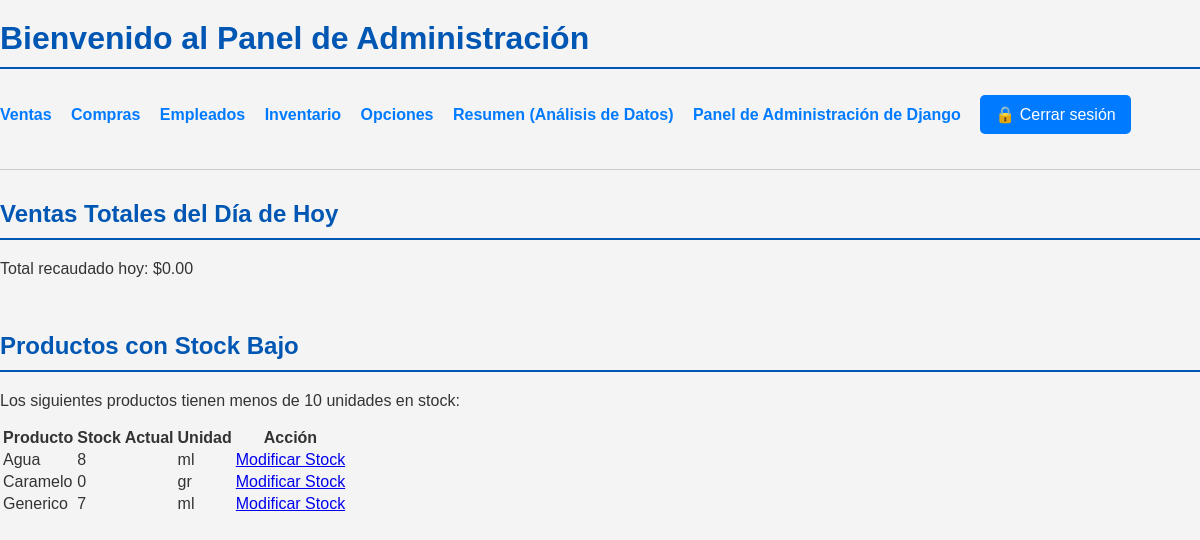
Page /admin-panel/ (signed in) on the committed database.
### gestion/models.py (models this page shows, shortened)
class Producto(models.Model):
    nombre = models.CharField(max_length=100)
    precio = models.DecimalField(max_digits=10, decimal_places=2)
    stock = models.IntegerField(default=0)
    cantidad_medida = models.IntegerField()
    unidad_medida = models.CharField(max_length=45)

### gestion/views.py (the view)
# urls.py: path('admin-panel/', views.panel_admin, name='panel_admin'),
@login_required
@user_passes_test(es_admin)
def panel_admin(request):
    productos_bajo_stock = Producto.objects.filter(stock__lt=10).order_by('nombre')
    today = timezone.localdate()
    ventas_hoy_admin = Factura.objects.filter(fecha_emision=today, anulado=False).aggregate(total_dia=Sum('total'))['total_dia'] or Decimal('0.00')
    context = {
        'productos_bajo_stock': productos_bajo_stock,
        'ventas_hoy_admin': ventas_hoy_admin,
    }
    return render(request, 'gestion/panel_admin.html', context)

### gestion/views.py (called while the page is built)
def es_admin(user):
    return user.is_superuser or user.groups.filter(name='Administrador').exists()

### gestion/templates/gestion/panel_admin.html (shortened to what this page needs)
{% load static %}
<!DOCTYPE html>
<html lang="es">
<head>
    <link rel="stylesheet" href="{% static 'css/style.css' %}">
</head>
<body>
    <h1>Bienvenido al Panel de Administración</h1>
    <ul>
        <li><a href="{% url 'ventas_panel' %}">Ventas</a></li>
        <li><a href="{% url 'compras_panel' %}">Compras</a></li>
        <li><a href="{% url 'empleados_panel' %}">Empleados</a></li>
        <li><a href="{% url 'inventario_panel' %}">Inventario</a></li>
        <li><a href="{% url 'opciones_panel' %}">Opciones</a></li>
        <li><a href="http://localhost:8501" target="_blank">Resumen (Análisis de Datos)</a></li>
        <li><a href="{% url 'admin:index' %}" target="_blank">Panel de Administración de Django</a></li>
        <li>
            <a href="{% url 'logout' %}" id="logout-link">
                <button class="boton">🔒 Cerrar sesión</button>
            </a>
        </li>
    </ul>
    <hr>
    <div class="panel-section">
        <h2>Ventas Totales del Día de Hoy</h2>
        <p>Total recaudado hoy: <span class="highlight-number">${{ ventas_hoy_admin|floatformat:2 }}</span></p>
    </div>
    <br>
    <div class="panel-section">
        <h2>Productos con Stock Bajo</h2>
        {% if productos_bajo_stock %}
            <p>Los siguientes productos tienen menos de 10 unidades en stock:</p>
            <table class="table">
                <thead>
                    <tr>
                        <th>Producto</th>
                        <th>Stock Actual</th>
                        <th>Unidad</th>
                        <th>Acción</th>
                    </tr>
                </thead>
                <tbody>
                    {% for producto in productos_bajo_stock %}
                        <tr>
                            <td>{{ producto.nombre }}</td>
                            <td>{{ producto.stock }}</td>
                            <td>{{ producto.unidad_medida }}</td>
                            <td><a href="{% url 'modificar_producto' producto.id %}" class="boton-pequeno">Modificar Stock</a></td>
                        </tr>
                    {% endfor %}
                </tbody>
            </table>
        {% else %}
            <p>Todos los productos tienen stock suficiente. ¡Excelente!</p>
        {% endif %}
    </div>
</body>
</html>

### gestion/static/css/style.css (style rules this page uses)
body { font-family: sans-serif; margin: 0; padding: 0; background-color: #f4f4f4; color: #333; }
h1, h2 { color: #0056b3; border-bottom: 2px solid #0056b3; padding-bottom: 10px; margin-top: 20px; }
ul { list-style: none; padding: 0; margin: 20px 0; }
ul li { display: inline-block; margin-right: 15px; }
ul li a { text-decoration: none; color: #007bff; font-weight: bold; }
hr { border: none; height: 1px; background-color: #ccc; margin: 30px 0; }
.boton, button { display: inline-block; padding: 10px 15px; font-size: 16px; cursor: pointer; text-align: center; text-decoration: none; outline: none; color: #fff; background-color: #007bff; border: none; border-radius: 5px; margin: 5px 0; transition: background-color 0.3s ease; }

### rows in the picture
Producto: nombre "Agua", stock "8", unidad_medida "ml"
Producto: nombre "Caramelo", stock "0", unidad_medida "gr"
Producto: nombre "Generico", stock "7", unidad_medida "ml"

### other values in the picture
{{ ventas_hoy_admin|floatformat:2 }} "0.00"
